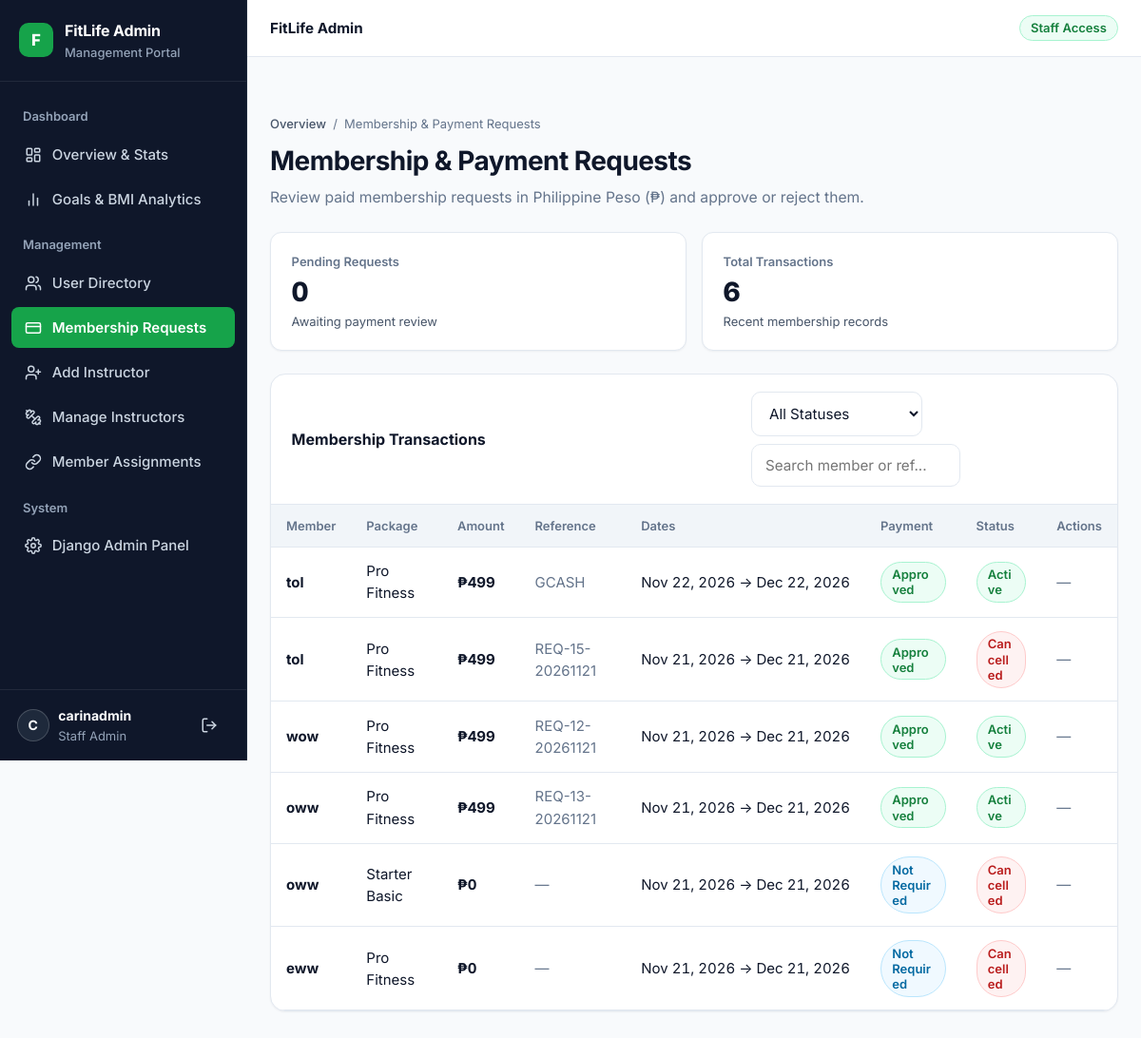
/admin-dashboard/memberships/ (signed in), run on the app's committed database.
### fitnessplanner/planner/models.py (models this page shows, shortened)
class UserMembership(models.Model):
    STATUS_CHOICES = [
        ('pending', 'Pending'),
        ('active', 'Active'),
        ('rejected', 'Rejected'),
        ('expired', 'Expired'),
        ('cancelled', 'Cancelled'),
    ]
    PAYMENT_STATUS_CHOICES = [
        ('not_required', 'Not Required'),
        ('pending', 'Pending'),
        ('approved', 'Approved'),
        ('rejected', 'Rejected'),
    ]
    user = models.ForeignKey(settings.AUTH_USER_MODEL, on_delete=models.CASCADE, related_name='memberships')
    package = models.ForeignKey(MembershipPackage, on_delete=models.PROTECT)
    start_date = models.DateField()
    end_date = models.DateField()
    status = models.CharField(max_length=20, choices=STATUS_CHOICES, default='active')
    payment_status = models.CharField(max_length=20, choices=PAYMENT_STATUS_CHOICES, default='not_required')
    amount_php = models.DecimalField(max_digits=8, decimal_places=2, default=0)
    payment_reference = models.CharField(max_length=120, blank=True, default='')
    admin_notes = models.CharField(max_length=255, blank=True, default='')
    reviewed_at = models.DateTimeField(null=True, blank=True)
    sessions_remaining = models.PositiveIntegerField(default=0)
    created_at = models.DateTimeField(auto_now_add=True)
    class Meta:
        ordering = ['-created_at']
    @property
    def amount_display(self):
        return f"₱{self.amount_php:,.0f}"

class MembershipPackage(models.Model):
    TIER_CHOICES = [
        ('basic', 'Basic'),
        ('pro', 'Pro'),
        ('elite', 'Elite'),
        ('bundle', 'Bundle Package'),
    ]
    name = models.CharField(max_length=100)
    slug = models.SlugField(unique=True)
    tier = models.CharField(max_length=20, choices=TIER_CHOICES, default='pro')
    price = models.DecimalField(max_digits=8, decimal_places=2)
    duration_days = models.PositiveIntegerField(default=30)
    description = models.TextField(blank=True)
    features = models.TextField(help_text='Newline-separated list of package features')
    included_instructor_sessions = models.PositiveIntegerField(default=0)
    includes_meal_coaching = models.BooleanField(default=False)
    includes_ai_suggestions = models.BooleanField(default=True)
    is_popular = models.BooleanField(default=False)
    is_active = models.BooleanField(default=True)
    class Meta:
        ordering = ['price']

### fitnessplanner/planner/views.py (the view)
# urls.py: path('admin-dashboard/memberships/', views.admin_memberships, name='admin_memberships'),
@user_passes_test(lambda u: u.is_staff, login_url='planner:admin_login')
def admin_memberships(request):
    _sync_expired_memberships()
    pending_memberships = UserMembership.objects.filter(status='pending').select_related('user', 'package').order_by('-created_at')
    all_memberships = UserMembership.objects.select_related('user', 'package').order_by('-created_at')[:50]
    return render(request, 'planner/admin_memberships.html', {
        'pending_memberships': pending_memberships,
        'all_memberships': all_memberships,
    })

### fitnessplanner/planner/views.py (called while the page is built)
def _sync_expired_memberships(user=None):
    qs = UserMembership.objects.filter(status='active', end_date__lt=date.today())
    if user is not None:
        qs = qs.filter(user=user)
    qs.update(status='expired')

### templates/planner/admin_memberships.html (shortened to what this page needs)
{% extends "planner/base_admin.html" %}
{% block admin_content %}
  {% include "components/page_header.html" with title="Membership & Payment Requests" subtitle="Review paid membership requests in Philippine Peso (₱) and approve or reject them." parent_label="Overview" parent_url="/admin-dashboard/" %}
  <div class="metric-grid">
    {% include "components/metric_card.html" with label="Pending Requests" value=pending_memberships|length meta="Awaiting payment review" %}
    {% include "components/metric_card.html" with label="Total Transactions" value=all_memberships|length meta="Recent membership records" %}
  </div>
  <div class="dir-card">
    <div class="dir-card-header" style="flex-wrap:wrap; gap:.75rem;">
      <span>Membership Transactions</span>
      <div style="display:flex; gap:.5rem; flex-wrap:wrap;">
        <select id="memStatusFilter" class="form-control" aria-label="Filter by status" style="max-width:180px;">
          <option value="">All Statuses</option>
        </select>
        <input type="search" id="memSearch" class="form-control" placeholder="Search member or ref..." aria-label="Search memberships" style="max-width:220px;">
      </div>
    </div>
    <div class="table-wrap">
      {% if all_memberships %}
      <table class="fl-table" id="memTable">
        <thead>
          <tr>
            <th>Member</th>
            <th>Package</th>
            <th>Amount</th>
            <th>Reference</th>
            <th>Dates</th>
            <th>Payment</th>
            <th>Status</th>
            <th>Actions</th>
          </tr>
        </thead>
        <tbody>
          {% for m in all_memberships %}
          <tr data-status="{{ m.status }}">
            <td><strong>{{ m.user.username }}</strong></td>
            <td>{{ m.package.name }}</td>
            <td class="tabular-nums"><strong>{{ m.amount_display }}</strong></td>
            <td style="color:var(--text-muted);">{{ m.payment_reference|default:"—" }}</td>
            <td class="tabular-nums" style="white-space:nowrap;">{{ m.start_date|date:"M d, Y" }} &rarr; {{ m.end_date|date:"M d, Y" }}</td>
            <td>
              {% if m.payment_status == 'approved' %}
                {% include "components/status_badge.html" with text=m.get_payment_status_display variant="success" %}
              {% elif m.payment_status == 'pending' %}
                {% include "components/status_badge.html" with text=m.get_payment_status_display variant="warning" %}
              {% elif m.payment_status == 'rejected' %}
                {% include "components/status_badge.html" with text=m.get_payment_status_display variant="danger" %}
              {% else %}
                {% include "components/status_badge.html" with text=m.get_payment_status_display variant="info" %}
              {% endif %}
            </td>
            <td>
              {% if m.status == 'active' %}
                {% include "components/status_badge.html" with text=m.get_status_display variant="success" %}
              {% elif m.status == 'pending' %}
                {% include "components/status_badge.html" with text=m.get_status_display variant="warning" %}
              {% elif m.status == 'rejected' or m.status == 'cancelled' %}
                {% include "components/status_badge.html" with text=m.get_status_display variant="danger" %}
              {% else %}
                {% include "components/status_badge.html" with text=m.get_status_display variant="info" %}
              {% endif %}
            </td>
            <td>
              {% if m.status == 'pending' %}
                <div class="inst-actions">
                  <form method="post" action="{% url 'planner:admin_membership_approve' m.pk %}">
                    {% csrf_token %}
                    <button type="submit" class="btn btn-primary btn-sm">Approve</button>
                  </form>
                  <form method="post" action="{% url 'planner:admin_membership_reject' m.pk %}">
                    {% csrf_token %}
                    <button type="submit" class="btn btn-danger btn-sm">Reject</button>
                  </form>
                </div>
              {% else %}
                <span style="color:var(--text-muted);">—</span>
              {% endif %}
            </td>
          </tr>
          {% endfor %}
        </tbody>
      </table>
      {% else %}
        <div style="padding:2rem;">
          {% include "components/empty_state.html" with title="No membership requests yet" message="Member subscription requests will appear here for review." %}
        </div>
      {% endif %}
    </div>
  </div>
{% endblock %}

### templates/planner/base_admin.html (shortened to what this page needs)
{% extends "base.html" %}
{% load static %}
{% block body %}
<div class="app-shell">
  <aside class="app-sidebar" id="adminSidebar" aria-label="Admin navigation">
    <div class="app-sidebar-brand">
      <div class="app-brand-mark">F</div>
      <div class="app-brand-text">
        <strong>FitLife Admin</strong>
        <span>Management Portal</span>
      </div>
    </div>
    <nav class="app-sidebar-nav">
      <div class="app-sidebar-label">Dashboard</div>
      <a href="{% url 'planner:admin_dashboard' %}" class="app-nav-link {% if request.resolver_match.url_name == 'admin_dashboard' %}active{% endif %}">
        {% include "components/icon.html" with name="dashboard" %} Overview &amp; Stats
      </a>
      <a href="{% url 'planner:admin_analytics' %}" class="app-nav-link {% if request.resolver_match.url_name == 'admin_analytics' %}active{% endif %}">
        {% include "components/icon.html" with name="chart" %} Goals &amp; BMI Analytics
      </a>
      <div class="app-sidebar-label">Management</div>
      <a href="{% url 'planner:admin_users' %}" class="app-nav-link {% if request.resolver_match.url_name == 'admin_users' %}active{% endif %}">
        {% include "components/icon.html" with name="users" %} User Directory
      </a>
      <a href="{% url 'planner:admin_memberships' %}" class="app-nav-link {% if request.resolver_match.url_name == 'admin_memberships' %}active{% endif %}">
        {% include "components/icon.html" with name="credit-card" %} Membership Requests
      </a>
      <a href="{% url 'planner:admin_instructor_new' %}" class="app-nav-link {% if request.resolver_match.url_name == 'admin_instructor_new' %}active{% endif %}">
        {% include "components/icon.html" with name="user-plus" %} Add Instructor
      </a>
      <a href="{% url 'planner:admin_instructors' %}" class="app-nav-link {% if request.resolver_match.url_name == 'admin_instructors' or request.resolver_match.url_name == 'admin_instructor_edit' %}active{% endif %}">
        {% include "components/icon.html" with name="dumbbell" %} Manage Instructors
      </a>
      <a href="{% url 'planner:admin_assignments' %}" class="app-nav-link {% if request.resolver_match.url_name == 'admin_assignments' %}active{% endif %}">
        {% include "components/icon.html" with name="link" %} Member Assignments
      </a>
      <div class="app-sidebar-label">System</div>
      <a href="/admin/" class="app-nav-link">
        {% include "components/icon.html" with name="settings" %} Django Admin Panel
      </a>
    </nav>
    <div class="app-sidebar-footer">
      <div class="app-sidebar-user">
        <div class="app-user-avatar">{{ user.username|slice:":1"|upper }}</div>
        <div class="app-user-meta">
          <strong>{{ user.username }}</strong>
          <small>Staff Admin</small>
        </div>
      </div>
      <form action="{% url 'logout' %}" method="post" style="margin:0;">
        <button type="submit" class="btn btn-ghost btn-sm" style="color:#CBD5E1;" aria-label="Logout">
          {% include "components/icon.html" with name="logout" %}
        </button>
      </form>
    </div>
  </aside>
  <div class="app-main">
    <header class="app-topbar">
      <div class="app-topbar-left">
        <span style="font-weight:700; font-size:.95rem; color:var(--text);">FitLife Admin</span>
      </div>
      <span class="badge badge-success">Staff Access</span>
    </header>
    <main id="main-content" class="app-content">
      <div class="admin-wrapper">
        {% block admin_content %}{% endblock %}
      </div>
    </main>
  </div>
</div>
{% endblock %}

### templates/components/status_badge.html
<span class="badge badge-{{ variant|default:'neutral' }}">{{ text }}</span>

### templates/planner/base_admin.html (style rules this page uses)
.admin-wrapper { width: 100%; }
.dir-card { background: var(--surface); border: 1px solid var(--border); border-radius: var(--radius-lg); box-shadow: var(--shadow-sm); overflow: hidden; }
.dir-card-header { padding: 1.1rem 1.35rem; border-bottom: 1px solid var(--border); display: flex; justify-content: space-between; align-items: center; font-weight: 700; font-size: 1rem; }

### data on the page
UserMembership: user.username "tol", package.name "Pro Fitness", amount_display "₱499", payment_reference "GCASH", start_date "Nov 22, 2026", end_date "Dec 22, 2026", payment_status "Approved Active"
UserMembership: user.username "tol", package.name "Pro Fitness", amount_display "₱499", payment_reference "REQ-15-20261121", start_date "Nov 21, 2026", end_date "Dec 21, 2026", payment_status "Approved Cancelled"
UserMembership: user.username "wow", package.name "Pro Fitness", amount_display "₱499", payment_reference "REQ-12-20261121", start_date "Nov 21, 2026", end_date "Dec 21, 2026", payment_status "Approved Active"
UserMembership: user.username "oww", package.name "Pro Fitness", amount_display "₱499", payment_reference "REQ-13-20261121", start_date "Nov 21, 2026", end_date "Dec 21, 2026", payment_status "Approved Active"
UserMembership: user.username "oww", package.name "Starter Basic", amount_display "₱0", payment_reference "—", start_date "Nov 21, 2026", end_date "Dec 21, 2026", text "Not Required Cancelled"
UserMembership: user.username "eww", package.name "Pro Fitness", amount_display "₱0", payment_reference "—", start_date "Nov 21, 2026", end_date "Dec 21, 2026", text "Not Required Cancelled"

### other printed values
{{ user.username|slice:":1"|upper }} "C"
{{ user.username }} "carinadmin"
{{ parent_label }} "Overview"
{{ title }} "Membership & Payment Requests"
{{ subtitle }} "Review paid membership requests in Philippine Peso (₱) and approve or reject them."
{{ label }} "Pending Requests Total Transactions"
{{ value }} "0 6"
{{ meta }} "Awaiting payment review Recent membership records"
